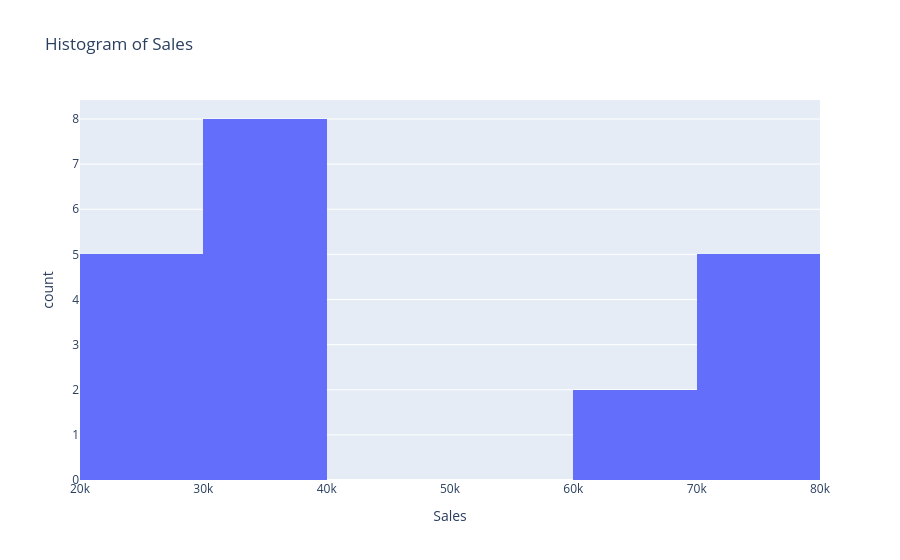

Notebook code cell kept with this figure:
### Code cell
# Q4
fig=px.histogram(
    df,
    x="Sales",
    nbins=10,
    title="Histogram of Sales "
  
)
fig.show()

### Figure 1 — Plotly figure (JSON) as saved in the notebook; plotly's stock layout.template omitted (floating-point values rounded to 4 significant figures)
{"data": [{"bingroup": "x", "hovertemplate": "Sales=%{x}<br>count=%{y}<extra></extra>", "legendgroup": "", "marker": {"color": "#636efa", "pattern": {"shape": ""}}, "name": "", "nbinsx": 10, "orientation": "v", "showlegend": false, "type": "histogram", "x": [65000, 30000, 25000, 70000, 32000, 27000, 68000, 35000, 26000, 72000, 33000, 28000, 75000, 34000, 29000, 76000, 36000, 30000, 78000, 37000], "xaxis": "x", "yaxis": "y"}], "layout": {"barmode": "relative", "legend": {"tracegroupgap": 0}, "title": {"text": "Histogram of Sales "}, "xaxis": {"anchor": "y", "domain": [0, 1], "title": {"text": "Sales"}}, "yaxis": {"anchor": "x", "domain": [0, 1], "title": {"text": "count"}}}}
